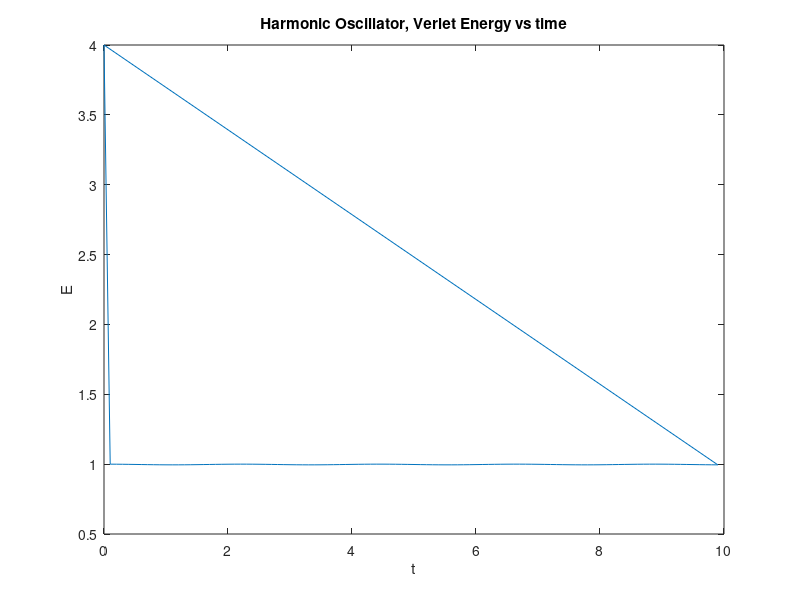

Recreate this plot in MATLAB.
%Numerical experiments with the harmonic oscillator
%Given d2x/dt2+omega^2 x=0, x(0)=1, dx/dt(0)=0
omega=2;
h=0.1;N=100;
t=[0:h:N*h];
x=cos(omega*t);
xp=-omega*sin(omega*t);
E=omega^2*(x.*x)+xp.*xp;
X=[x' xp'];
plot(t,x,t,xp)
xlabel('t'),ylabel('x,xp')
title('Harmonic oscillator, exact trajetories')
pause
plot(x,xp)
axis('equal')
xlabel('x'),ylabel('dx/dt')
title('Harmonic oscillator, exact phase portrait')
grid
pause
plot(t,E)
xlabel('t')
ylabel('E')
title('Harmonic oscillator, exact Energi vs time')
pause
% y=[1,0]';t=0;
% A=[0 1;-omega^2 0];
% y=[1,0]';t=0;
% Y=[y'];T=[t];E=[omega^2];
% for k=1:N
%    y=y+h*A*y;
%    Y=[Y;y'];
%    t=t+h;
%    T=[T;t];
%    E=[E;omega^2*y(1)*y(1)+y(2)*y(2)];
% end
% Yexeul=Y;
% plot(T,Y,'*')
% xlabel('t'),ylabel('y1,y2')
% title('Harmonic oscillator, Explicit Euler trajectories')
% pause
% plot(Y(:,1),Y(:,2),'*')
% axis('equal')
% xlabel('y1'),xlabel('y2')
% title('Harmonic oscillator, Explicit Euler phase portrait')
% pause
% plot(T,E,'*')
% xlabel('t'),ylabel('E')
% title('Harmonic oscillator, Explicit Euler Energi vs time')
% pause
% y=[1,0]';t=0;
% Y=[y'];T=[t];E=[omega^2];
% for k=1:N
%     y=(eye(2)-h*A)\y;
%     Y=[Y;y'];
%     t=t+h;
%     T=[T;t];
%     E=[E;omega^2*y(1)*y(1)+y(2)*y(2)];
% end
% Yimeul=Y;
% plot(T,Y,'o')
% xlabel('t'),ylabel('y1,y2')
% title('Harmonic Oscillator, Implicit Euler trajectories')
% pause
% plot(Y(:,1),Y(:,2),'o')
% axis('equal')
% xlabel('y1'),ylabel('y2')
% title('Harmonic Oscillator, Implicit Euler phase portrait')
% pause
% plot(T,E)
% xlabel('t'),ylabel('E')
% title('Harmonic Oscillator, Implicit Euler Energy vs time')
% pause
u1 = 1;  % Initial position
u2 = 0;  % Initial velocity
U1 = [u1];  % Will grow to store all positions
U2 = [u2];  % Will grow to store all velocities
t=0;
T=[t];
E=[omega^2]; %This is like this because init pos = 1 and vel = 0
for k=1:N
    u1 = U1(end) + h*U2(end);
    u2 = U2(end) - (h * (omega^2) * u1);
    U1=[U1;u1];
    U2=[U2;u2];
    t=t+h;
    T=[T;t];
    E=[E;(omega^2)*(u1^2) + (u2^2)];
end
plot(T,U1,T,U2,'o')
xlabel('t'),ylabel('u1,u2')
title('Harmonic Oscillator, Sympletic Euler trajectories')
pause
plot(U1, U2,'o')
axis('equal')
xlabel('y1'),ylabel('y2')
title('Harmonic Oscillator, Sympletic Euler phase portrait')
pause
plot(T,E)
xlabel('t'),ylabel('E')
title('Harmonic Oscillator, Sympletic Euler Energy vs time')
pause
%IMPLICIT MIDPOINT EULER
y=[1,0]';t=0;
A=[0 1;-omega^2 0];
Y=[y'];
T=[t];
E=[omega^2];
hh = h/2;
Anum = eye(2) + hh*A;
Aden = eye(2) - hh*A;
Amod = Aden\Anum;
for k=1:N
    y = Amod * Y(end,:)';
    Y=[Y;y'];
    t=t+h;
    T=[T;t];
    E=[E;omega^2*y(1)*y(1)+y(2)*y(2)];
end
Yimeul=Y;
plot(T,Y,'o')
xlabel('t'),ylabel('y1,y2')
title('Harmonic Oscillator, Implicit Midpoint trajectories')
pause
plot(Y(:,1),Y(:,2),'o')
axis('equal')
xlabel('y1'),ylabel('y2')
title('Harmonic Oscillator, Implicit Midpoint phase portrait')
pause
plot(T,E)
xlabel('t'),ylabel('E')
title('Harmonic Oscillator, Implicit Midpoint Energy vs time')
pause



% Verlet Method
u1 = 1; u2 = 0; omega2 = 2; h = 0.1; N = 100;
U1 = zeros(N+1,1); U2 = zeros(N+1,1); T = zeros(N+1,1); % Adjust for N-1 steps
U1(1) = u1; U1(2) = u1 + h*u2 - (h^2 * omega2 / 2) * u1;
for k = 2:N
    u1_new = 2*U1(k) - U1(k-1) - h^2 * omega2 * U1(k);
    U1(k+1) = u1_new;
    U2(k) = (U1(k+1) - U1(k-1)) / (2*h);
    T(k) = (k-1)*h;
    E(k) = 0.5*omega2*U1(k)^2 + 0.5*U2(k)^2;
end

% trajectory Plot
plot(T,U1,T,U2,'o')
xlabel('t'), ylabel('u1, u2')
title('Harmonic Oscillator, Verlet trajectories')
pause

% Phase Portrait Plot
plot(U1, U2,'o')
axis equal
xlabel('u1'), ylabel('u2')
title('Harmonic Oscillator, Verlet phase portrait')
pause

% Energy Plot
plot(T,E)
xlabel('t'), ylabel('E')
title('Harmonic Oscillator, Verlet Energy vs time')
pause
